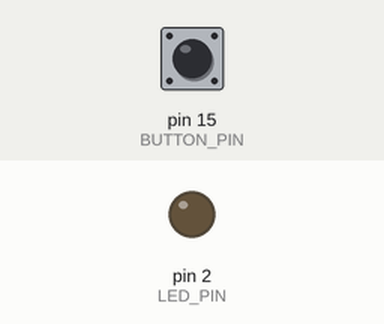
The sketch below on a simulated Arduino Uno, built with avr-gcc and run on an emulated ATmega328P. Parts: output pins drawn as LEDs (lit = HIGH). The test bench sets the inputs (shaded band); at power-on: pin 15 (BUTTON_PIN) HIGH. What the sketch prints to the serial monitor is not drawn.

Above: at 1.2 s.
1.3 s: pin 15 (BUTTON_PIN) pulled LOW for 0.15 s
At 1.38 s:
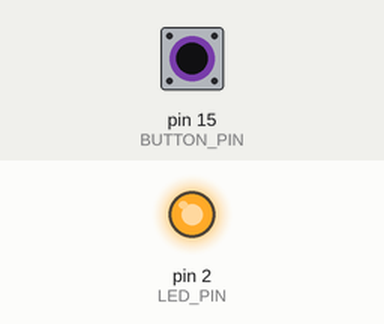
2.9 s: pin 15 (BUTTON_PIN) pulled LOW for 3.2 s
At 7.5 s:
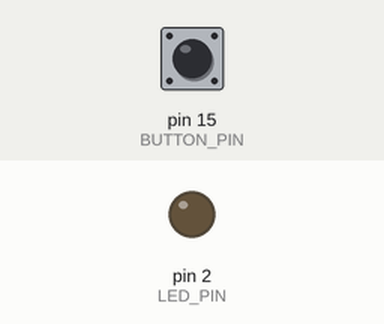
Timing chart, 0 to 9.0 s (numbered marks = the images above; inputs shaded):
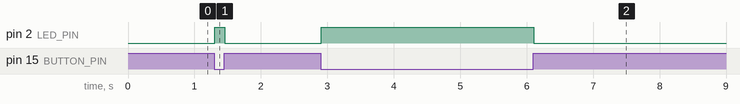

The sketch:

lilygo-button-led.ino
```cpp
/*
  LILYGO LED & Pushbutton Example
  Pushbutton on 15
  LED on 2 with 220Ω resistor
*/

#define BUTTON_PIN 15
#define LED_PIN 2

void setup() {
  Serial.begin(9600);
  pinMode(BUTTON_PIN, INPUT_PULLUP); // use internal pullup resistor
  pinMode(LED_PIN, OUTPUT);
}

void loop() {
  int buttonState = digitalRead(BUTTON_PIN);
  Serial.println(buttonState);

  if (!buttonState) {
    digitalWrite(LED_PIN, HIGH);
  } else {
    digitalWrite(LED_PIN, LOW);
  }
}
```

Measured:
- after the input at 1.3 s, pin 2 (LED_PIN): LOW → HIGH at once, → LOW 0.15 s later
- after the input at 2.9 s, pin 2 (LED_PIN): LOW → HIGH at once, → LOW 3.2 s later
